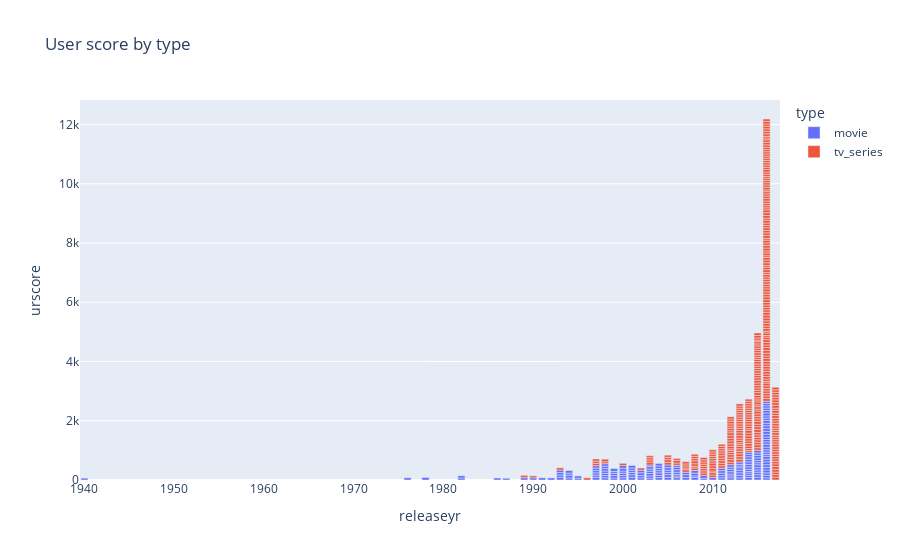

The code cell stored with this chart in its notebook:
### Code cell
# BAr plot that helps to know the content of type released every year and the urscore they fetch
plot4 = px.bar(df2, x="releaseyr", y="urscore", color="type", title="User score by type")
plot4.show()

### Figure 1 — Plotly figure (JSON) as saved in the notebook; plotly's stock layout.template omitted (floating-point values rounded to 4 significant figures; data arrays with more than 128 entries replaced by an {"elided": "..."} marker saying what was removed)
{"data": [{"alignmentgroup": "True", "hovertemplate": "type=movie<br>releaseyr=%{x}<br>urscore=%{y}<extra></extra>", "legendgroup": "movie", "marker": {"color": "#636efa"}, "name": "movie", "offsetgroup": "movie", "orientation": "v", "showlegend": true, "textposition": "auto", "type": "bar", "x": {"elided": "167 int values"}, "xaxis": "x", "y": {"elided": "167 float values"}, "yaxis": "y"}, {"alignmentgroup": "True", "hovertemplate": "type=tv_series<br>releaseyr=%{x}<br>urscore=%{y}<extra></extra>", "legendgroup": "tv_series", "marker": {"color": "#EF553B"}, "name": "tv_series", "offsetgroup": "tv_series", "orientation": "v", "showlegend": true, "textposition": "auto", "type": "bar", "x": {"elided": "334 int values"}, "xaxis": "x", "y": {"elided": "334 float values"}, "yaxis": "y"}], "layout": {"barmode": "relative", "legend": {"title": {"text": "type"}, "tracegroupgap": 0}, "title": {"text": "User score by type"}, "xaxis": {"anchor": "y", "domain": [0, 1], "title": {"text": "releaseyr"}}, "yaxis": {"anchor": "x", "domain": [0, 1], "title": {"text": "urscore"}}}}
